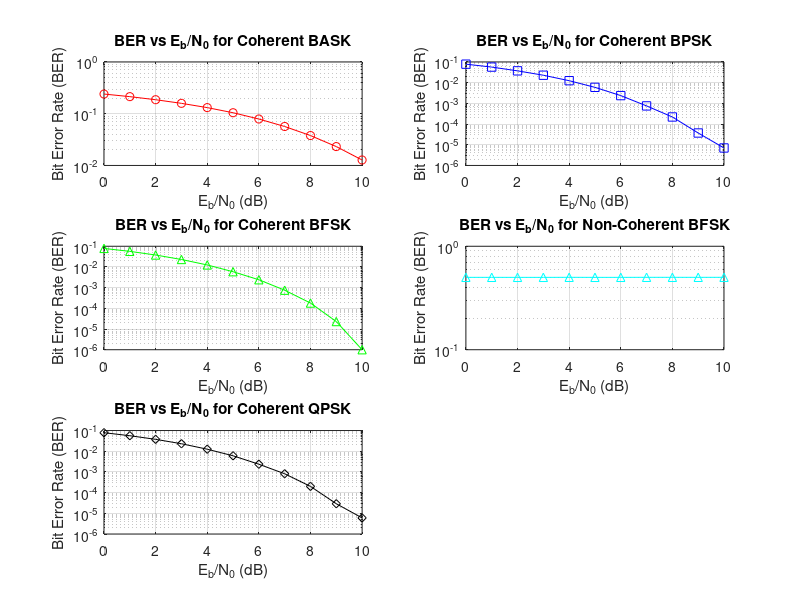

This figure's MATLAB source:
% Parameters
N = 10^6; % Number of bits to transmit
Eb_N0_dB = 0:10; % Range of Eb/N0 values in dB

% Generate random binary data
data = randi([0 1], N, 1); 

% Initialize BER storage for all modulation types
BER_BASK = zeros(length(Eb_N0_dB),1);
BER_BPSK = zeros(length(Eb_N0_dB),1);
BER_BFSK_Coh = zeros(length(Eb_N0_dB),1);
BER_BFSK_NonCoh = zeros(length(Eb_N0_dB),1);
BER_QPSK = zeros(length(Eb_N0_dB),1);

for i = 1:length(Eb_N0_dB)
    % Convert Eb/N0 from dB to linear scale
    Eb_N0 = 10^(Eb_N0_dB(i)/10); 
    noise_std_dev = 1/sqrt(2*Eb_N0); 
    
    %% Coherent BASK Modulation and Demodulation
    tx_BASK = data; % BASK: 0 -> 0, 1 -> 1
    noise_BASK = noise_std_dev * randn(N, 1);
    rx_BASK = tx_BASK + noise_BASK; 
    demod_BASK = rx_BASK >= 0.5; % Decision threshold = 0.5
    BER_BASK(i) = sum(data ~= demod_BASK) / N;
    
    %% Coherent BPSK Modulation and Demodulation
    tx_BPSK = 2*data - 1; % BPSK: 0 -> -1, 1 -> +1
    noise_BPSK = noise_std_dev * randn(N, 1);
    rx_BPSK = tx_BPSK + noise_BPSK; 
    demod_BPSK = rx_BPSK >= 0; % Decision threshold = 0
    BER_BPSK(i) = sum(data ~= demod_BPSK) / N;
    
    %% Coherent BFSK Modulation and Demodulation
    tx_BFSK_Coh = 2*data - 1; % BFSK: 0 -> -1, 1 -> +1
    noise_BFSK_Coh = noise_std_dev * randn(N, 1);
    rx_BFSK_Coh = tx_BFSK_Coh + noise_BFSK_Coh;
    demod_BFSK_Coh = rx_BFSK_Coh >= 0; % Decision threshold = 0
    BER_BFSK_Coh(i) = sum(data ~= demod_BFSK_Coh) / N;
    
    %% Non-Coherent BFSK Modulation and Demodulation
    tx_BFSK_NonCoh = 2*data - 1; % Simplified BFSK: 0 -> -1, 1 -> +1
    noise_BFSK_NonCoh = noise_std_dev * randn(N, 1);
    rx_BFSK_NonCoh = abs(tx_BFSK_NonCoh + noise_BFSK_NonCoh); % Non-coherent demodulation uses magnitude
    demod_BFSK_NonCoh = rx_BFSK_NonCoh >= 0.5; % Decision threshold = 0.5
    BER_BFSK_NonCoh(i) = sum(data ~= demod_BFSK_NonCoh) / N;
    
    %% Coherent QPSK Modulation and Demodulation
    data_QPSK = reshape(data, [], 2); % Reshape to pairs of bits
    tx_QPSK = 1/sqrt(2) * (2*data_QPSK(:,1) - 1 + 1i * (2*data_QPSK(:,2) - 1)); % QPSK Modulation
    noise_QPSK = (noise_std_dev/sqrt(2)) * (randn(length(tx_QPSK),1) + 1i*randn(length(tx_QPSK),1));
    rx_QPSK = tx_QPSK + noise_QPSK;
    demod_QPSK_real = real(rx_QPSK) >= 0; % Decision for real part
    demod_QPSK_imag = imag(rx_QPSK) >= 0; % Decision for imaginary part
    demod_QPSK = [demod_QPSK_real demod_QPSK_imag];
    demod_QPSK = demod_QPSK(:); % Reshape to original bit vector
    BER_QPSK(i) = sum(data ~= demod_QPSK) / N;
end

% Create subplots for each modulation scheme
figure;

% Coherent BASK
subplot(3, 2, 1);
semilogy(Eb_N0_dB, BER_BASK, 'r-o');
xlabel('E_b/N_0 (dB)');
ylabel('Bit Error Rate (BER)');
title('BER vs E_b/N_0 for Coherent BASK');
grid on;

% Coherent BPSK
subplot(3, 2, 2);
semilogy(Eb_N0_dB, BER_BPSK, 'b-s');
xlabel('E_b/N_0 (dB)');
ylabel('Bit Error Rate (BER)');
title('BER vs E_b/N_0 for Coherent BPSK');
grid on;

% Coherent BFSK
subplot(3, 2, 3);
semilogy(Eb_N0_dB, BER_BFSK_Coh, 'g-^');
xlabel('E_b/N_0 (dB)');
ylabel('Bit Error Rate (BER)');
title('BER vs E_b/N_0 for Coherent BFSK');
grid on;

% Non-Coherent BFSK
subplot(3, 2, 4);
semilogy(Eb_N0_dB, BER_BFSK_NonCoh, 'c-^');
xlabel('E_b/N_0 (dB)');
ylabel('Bit Error Rate (BER)');
title('BER vs E_b/N_0 for Non-Coherent BFSK');
grid on;

% Coherent QPSK
subplot(3, 2, 5);
semilogy(Eb_N0_dB, BER_QPSK, 'k-d');
xlabel('E_b/N_0 (dB)');
ylabel('Bit Error Rate (BER)');
title('BER vs E_b/N_0 for Coherent QPSK');
grid on;